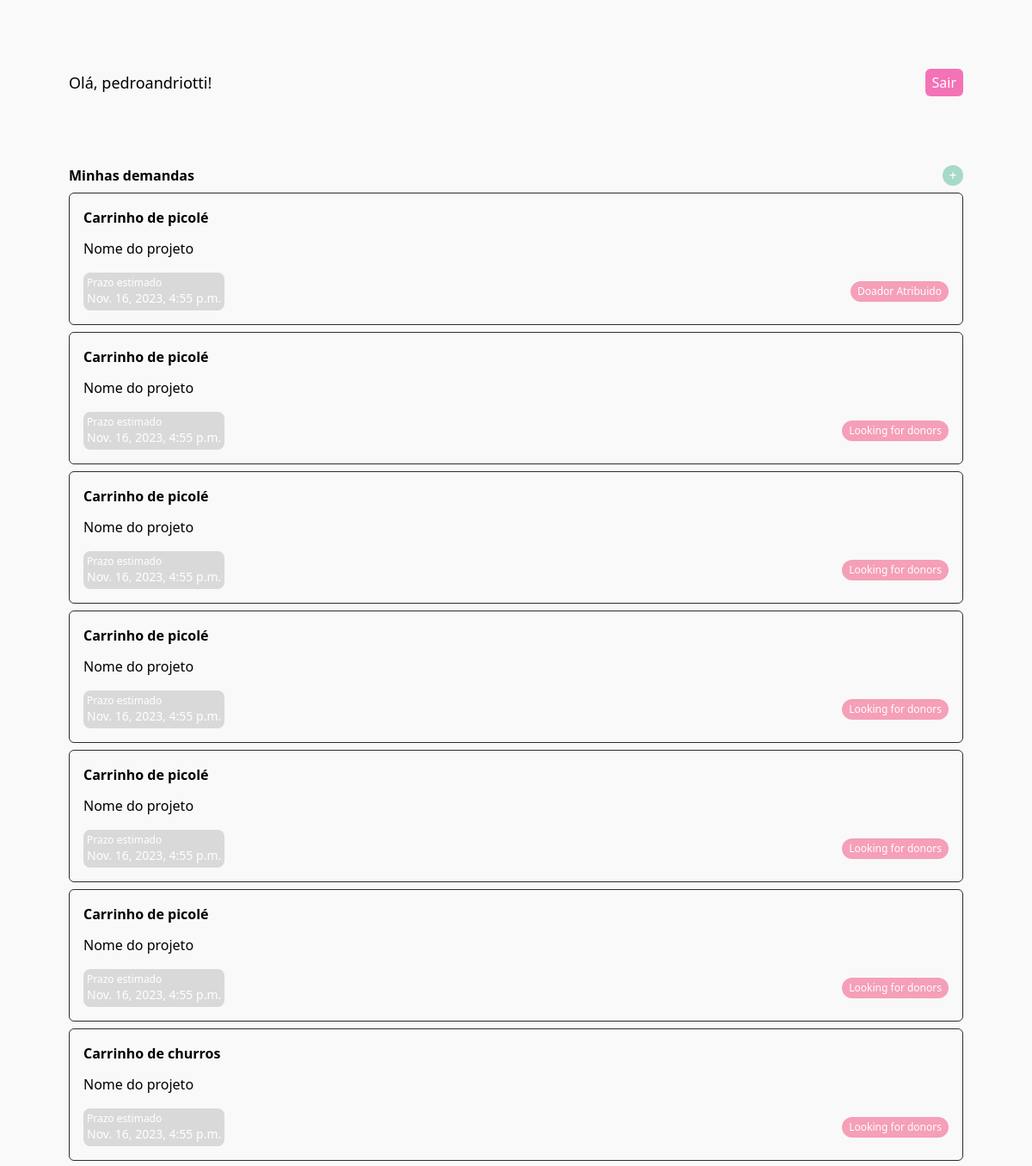
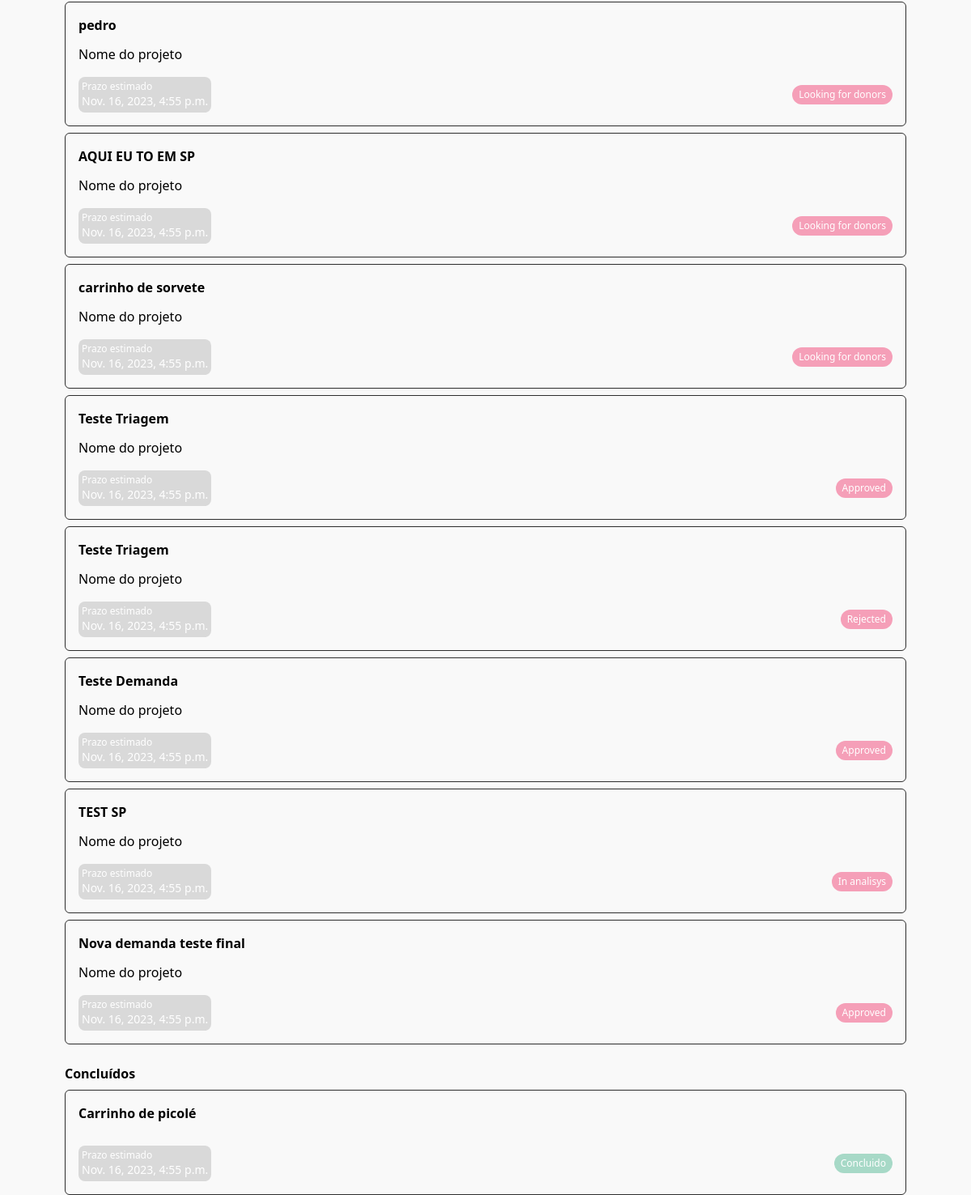
The app's page /home/ (signed in) with its own data (2 pictures, top to bottom).
### fullapp/models.py (models this page shows, shortened)
class User(AbstractUser):
    ADMIN = 1
    AMBASSADOR = 2
    USER = 3
    ROLE_CHOICES = (
        (ADMIN, 'Admin'),
        (AMBASSADOR, 'Ambassador'),
        (USER, 'User'),
    )
    role = models.PositiveSmallIntegerField(choices=ROLE_CHOICES, default=USER)
    name = models.CharField(max_length=255, null=True, blank=True)
    phone = models.CharField(max_length=255, null=True, blank=True)
    email = models.CharField(max_length=255, null=True, blank=True)
    password = models.CharField(max_length=255, null=True, blank=True)
    project = models.CharField(max_length=50, null=True, blank=True)
    objective = models.CharField(max_length=255, null=True, blank=True)
    region = models.CharField(choices=get_choices(RegionEnum), default=RegionEnum.PERNAMBUCO, max_length=255, null=True, blank=True)

class Demand(models.Model):
    user = models.ForeignKey(User, on_delete=models.CASCADE, null=True, blank=True)
    title = models.CharField(max_length=255, null=True, blank=True)
    description = models.CharField(max_length=255, null=True, blank=True)
    status = models.CharField(choices=get_choices(StatusEnum), default=StatusEnum.IN_ANALISYS, max_length=255, null=True, blank=True)
    region = models.CharField(choices=get_choices(RegionEnum), default=RegionEnum.PERNAMBUCO, max_length=255, null=True, blank=True)
    user = models.ForeignKey(User, on_delete=models.CASCADE, null=True, blank=True)
    created_at = models.DateTimeField(auto_now_add=True)

### fullapp/views.py (the view)
# urls.py: path('home/', home, name="home"),
@login_required
def home(request):
  current_user = request.user
  if current_user.role == 1:
    return render(request, 'management/home.html')
  elif current_user.role == 2:
    return render(request, 'embassor/home.html')
  else:
    user_demands_concluded = Demand.objects.filter(user=request.user, status=StatusEnum.CONCLUDED)
    user_demands_in_analysis = Demand.objects.filter(user=request.user).exclude(status=StatusEnum.CONCLUDED)
    return render(request, "usuario/home.html", {
       'concluded_demands': user_demands_concluded,
       'in_analysis_demands': user_demands_in_analysis
    })

### fullapp/templates/usuario/home.html (shortened to what this page needs)
{% extends 'commons/base.html' %}
{% block content %}
<div class="p-10 lg:p-20 flex justify-between items-center">
    <h1 class="text-lg">Olá, {{ user.username }}!</h1>
    <a href="/logout" class="bg-pink-400 px-2 py-1 transition-colors rounded-md text-white">Sair</a>
</div>
<div class="flex flex-col gap-2 px-10 lg:px-20">
    <div class="flex items-center justify-between">
        <span class="font-bold">Minhas demandas</span>
        <a href="/demand/create" class="grid place-items-center w-6 h-6 rounded-full text-white bg-[#A7D9C7]">+</a>
    </div>
    <div class="flex flex-col gap-2">
        {% if in_analysis_demands %}
            {% for demand in in_analysis_demands %}
                <div class="border border-[#2D2D2D] rounded-md p-4 flex flex-col gap-4">
                    <div class="flex flex-col gap-3">
                        <strong>{{ demand.title }}</strong>
                        <span>Nome do projeto</span>
                    </div>
                    <div class="flex items-center justify-between">
                        <div class="bg-[#D9D9D9] text-white flex flex-col rounded-lg p-1">
                            <span class="text-xs">Prazo estimado</span>
                            <span class="text-sm">{{ demand.created_at }}</span>
                        </div>
                        <span class="block py-1 px-2 bg-[#F59FB8] text-xs text-white rounded-full">{{ demand.status }}</span>
                    </div>
                </div>
            {% endfor %}
        {% else %}
            <span>Você não tem nenhuma demanda em análise.</span>
        {% endif %}
    </div>
</div>
<div class="flex flex-col gap-2 px-10 lg:px-20 mt-6">
    <div class="flex justify-between">
        <span class="font-bold">Concluídos</span>
    </div>
    <div class="flex flex-col gap-2">
        {% if concluded_demands %}
            {% for demand in concluded_demands %}
                <div class="border border-[#2D2D2D] rounded-md p-4 flex flex-col gap-4">
                    <div class="flex flex-col gap-3">
                        <strong>{{ demand.title }}</strong>
                    </div>
                    <div class="flex items-center justify-between">
                        <div class="bg-[#D9D9D9] text-white flex flex-col rounded-lg p-1">
                            <span class="text-xs">Prazo estimado</span>
                            <span class="text-sm">{{ demand.created_at}} </span>
                        </div>
                        <span class="block py-1 px-2 bg-[#A7D9C7] text-xs text-white rounded-full">{{ demand.status }}</span>
                    </div>
                </div>
            {% endfor %}
        {% else %}
            <span>Você não tem nenhuma demanda concluída.</span>
        {% endif %}
    </div>
</div>
{% endblock %}

### records on screen
User: username "pedroandriotti"
Demand: title "Carrinho de picolé", created_at "Nov. 16, 2023, 4:55 p.m.", status "Doador Atribuido"
Demand: title "Carrinho de picolé", created_at "Nov. 16, 2023, 4:55 p.m.", status "Looking for donors"
Demand: title "Carrinho de picolé", created_at "Nov. 16, 2023, 4:55 p.m.", status "Looking for donors"
Demand: title "Carrinho de picolé", created_at "Nov. 16, 2023, 4:55 p.m.", status "Looking for donors"
Demand: title "Carrinho de picolé", created_at "Nov. 16, 2023, 4:55 p.m.", status "Looking for donors"
Demand: title "Carrinho de picolé", created_at "Nov. 16, 2023, 4:55 p.m.", status "Looking for donors"
Demand: title "Carrinho de churros", created_at "Nov. 16, 2023, 4:55 p.m.", status "Looking for donors"
Demand: title "pedro", created_at "Nov. 16, 2023, 4:55 p.m.", status "Looking for donors"
Demand: title "AQUI EU TO EM SP", created_at "Nov. 16, 2023, 4:55 p.m.", status "Looking for donors"
Demand: title "carrinho de sorvete", created_at "Nov. 16, 2023, 4:55 p.m.", status "Looking for donors"
Demand: title "Teste Triagem", created_at "Nov. 16, 2023, 4:55 p.m.", status "Approved"
Demand: title "Teste Triagem", created_at "Nov. 16, 2023, 4:55 p.m.", status "Rejected"
Demand: title "Teste Demanda", created_at "Nov. 16, 2023, 4:55 p.m.", status "Approved"
Demand: title "TEST SP", created_at "Nov. 16, 2023, 4:55 p.m.", status "In analisys"
Demand: title "Nova demanda teste final", created_at "Nov. 16, 2023, 4:55 p.m.", status "Approved"
Demand: title "Carrinho de picolé", created_at "Nov. 16, 2023, 4:55 p.m.", status "Concluido"
